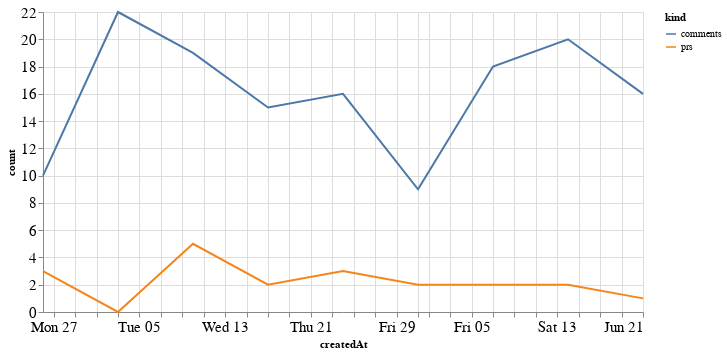

Notebook code cell kept with this figure:
### Code cell
alt.Chart(total_time, width=600).mark_line().encode(
    x='createdAt',
    y='count',
    color='kind'
)

### Figure 1 — Vega-Lite specification as saved in the notebook (floating-point values rounded to 4 significant figures)
{"config": {"axisLeft": {"labelFontSize": 15}, "axisBottom": {"labelFontSize": 15}}, "data": {"name": "data-830d20880f9be765cad06a9588ef8f0e"}, "mark": "line", "encoding": {"color": {"type": "nominal", "field": "kind"}, "x": {"type": "temporal", "field": "createdAt"}, "y": {"type": "quantitative", "field": "count"}}, "width": 600, "$schema": "https://vega.github.io/schema/vega-lite/v4.8.1.json", "datasets": {"data-830d20880f9be765cad06a9588ef8f0e": [{"createdAt": "2020-04-26T00:00:00", "kind": "prs", "count": 3}, {"createdAt": "2020-05-03T00:00:00", "kind": "prs", "count": 0}, {"createdAt": "2020-05-10T00:00:00", "kind": "prs", "count": 5}, {"createdAt": "2020-05-17T00:00:00", "kind": "prs", "count": 2}, {"createdAt": "2020-05-24T00:00:00", "kind": "prs", "count": 3}, {"createdAt": "2020-05-31T00:00:00", "kind": "prs", "count": 2}, {"createdAt": "2020-06-07T00:00:00", "kind": "prs", "count": 2}, {"createdAt": "2020-06-14T00:00:00", "kind": "prs", "count": 2}, {"createdAt": "2020-06-21T00:00:00", "kind": "prs", "count": 1}, {"createdAt": "2020-04-26T00:00:00", "kind": "comments", "count": 10}, {"createdAt": "2020-05-03T00:00:00", "kind": "comments", "count": 22}, {"createdAt": "2020-05-10T00:00:00", "kind": "comments", "count": 19}, {"createdAt": "2020-05-17T00:00:00", "kind": "comments", "count": 15}, {"createdAt": "2020-05-24T00:00:00", "kind": "comments", "count": 16}, {"createdAt": "2020-05-31T00:00:00", "kind": "comments", "count": 9}, {"createdAt": "2020-06-07T00:00:00", "kind": "comments", "count": 18}, {"createdAt": "2020-06-14T00:00:00", "kind": "comments", "count": 20}, {"createdAt": "2020-06-21T00:00:00", "kind": "comments", "count": 16}]}}
